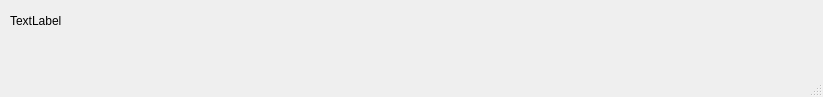
<?xml version="1.0" encoding="UTF-8"?>
<ui version="4.0">
 <class>MainWindow</class>
 <widget class="QMainWindow" name="MainWindow">
  <property name="geometry">
   <rect>
    <x>0</x>
    <y>0</y>
    <width>823</width>
    <height>97</height>
   </rect>
  </property>
  <property name="windowTitle">
   <string>MainWindow</string>
  </property>
  <widget class="QWidget" name="centralwidget">
   <widget class="QLabel" name="label">
    <property name="geometry">
     <rect>
      <x>10</x>
      <y>10</y>
      <width>811</width>
      <height>21</height>
     </rect>
    </property>
    <property name="text">
     <string>TextLabel</string>
    </property>
   </widget>
  </widget>
  <widget class="QMenuBar" name="menubar">
   <property name="geometry">
    <rect>
     <x>0</x>
     <y>0</y>
     <width>823</width>
     <height>26</height>
    </rect>
   </property>
  </widget>
  <widget class="QStatusBar" name="statusbar"/>
 </widget>
 <resources/>
 <connections/>
</ui>
